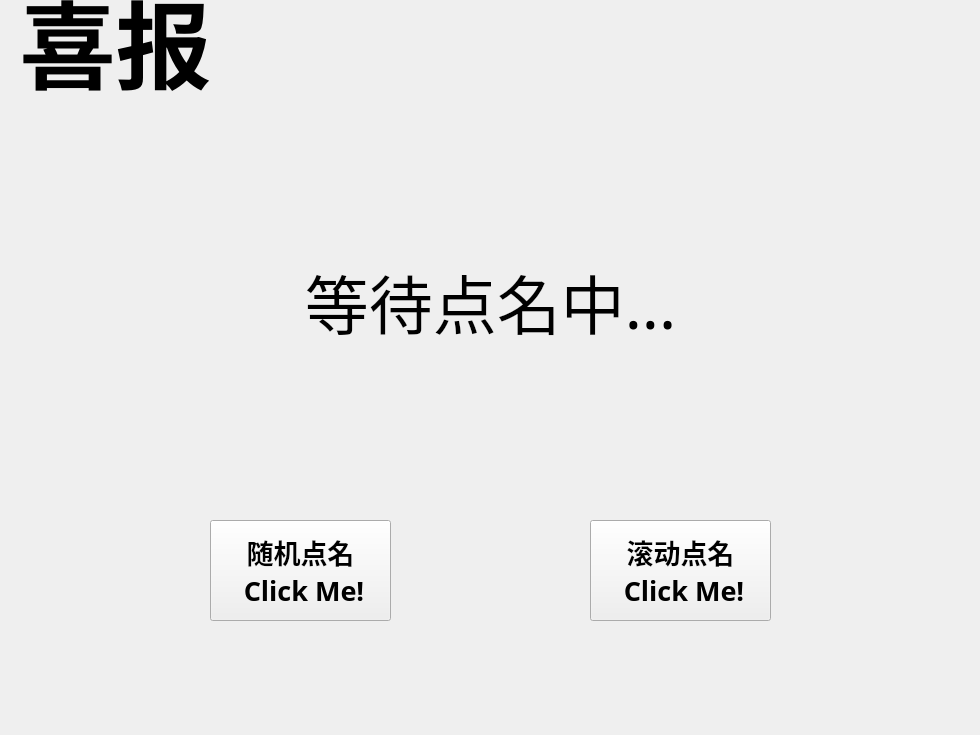
<?xml version="1.0" encoding="UTF-8"?>
<ui version="4.0">
 <class>RandomRollCall</class>
 <widget class="QMainWindow" name="RandomRollCall">
  <property name="geometry">
   <rect>
    <x>0</x>
    <y>0</y>
    <width>980</width>
    <height>735</height>
   </rect>
  </property>
  <property name="font">
   <font>
    <pointsize>12</pointsize>
    <bold>false</bold>
   </font>
  </property>
  <property name="cursor">
   <cursorShape>ArrowCursor</cursorShape>
  </property>
  <property name="mouseTracking">
   <bool>false</bool>
  </property>
  <property name="windowTitle">
   <string>MainWindow</string>
  </property>
  <property name="documentMode">
   <bool>false</bool>
  </property>
  <widget class="QWidget" name="centralwidget">
   <property name="styleSheet">
    <string notr="true">#RandomRollCall {
  background-image=&quot;./喜报.jpg&quot;
}</string>
   </property>
   <widget class="QPushButton" name="pushButton">
    <property name="geometry">
     <rect>
      <x>210</x>
      <y>520</y>
      <width>181</width>
      <height>101</height>
     </rect>
    </property>
    <property name="font">
     <font>
      <family>华文楷体</family>
      <pointsize>20</pointsize>
      <bold>true</bold>
     </font>
    </property>
    <property name="cursor">
     <cursorShape>PointingHandCursor</cursorShape>
    </property>
    <property name="text">
     <string>随机点名
 Click Me!</string>
    </property>
   </widget>
   <widget class="QLabel" name="label">
    <property name="geometry">
     <rect>
      <x>0</x>
      <y>-30</y>
      <width>231</width>
      <height>141</height>
     </rect>
    </property>
    <property name="sizePolicy">
     <sizepolicy hsizetype="Fixed" vsizetype="Fixed">
      <horstretch>0</horstretch>
      <verstretch>0</verstretch>
     </sizepolicy>
    </property>
    <property name="font">
     <font>
      <family>华文中宋</family>
      <pointsize>72</pointsize>
      <bold>true</bold>
     </font>
    </property>
    <property name="text">
     <string>喜报</string>
    </property>
    <property name="alignment">
     <set>Qt::AlignBottom|Qt::AlignHCenter</set>
    </property>
   </widget>
   <widget class="QLabel" name="label_2">
    <property name="geometry">
     <rect>
      <x>260</x>
      <y>230</y>
      <width>461</width>
      <height>141</height>
     </rect>
    </property>
    <property name="font">
     <font>
      <family>仓耳今楷03 W04</family>
      <pointsize>48</pointsize>
      <bold>false</bold>
     </font>
    </property>
    <property name="text">
     <string>等待点名中...</string>
    </property>
    <property name="alignment">
     <set>Qt::AlignCenter</set>
    </property>
   </widget>
   <widget class="QPushButton" name="pushButton_2">
    <property name="geometry">
     <rect>
      <x>590</x>
      <y>520</y>
      <width>181</width>
      <height>101</height>
     </rect>
    </property>
    <property name="font">
     <font>
      <family>华文楷体</family>
      <pointsize>20</pointsize>
      <bold>true</bold>
     </font>
    </property>
    <property name="cursor">
     <cursorShape>PointingHandCursor</cursorShape>
    </property>
    <property name="text">
     <string>滚动点名
 Click Me!</string>
    </property>
   </widget>
  </widget>
  <action name="actionAuthor">
   <property name="text">
    <string>Author</string>
   </property>
  </action>
 </widget>
 <resources/>
 <connections/>
</ui>
